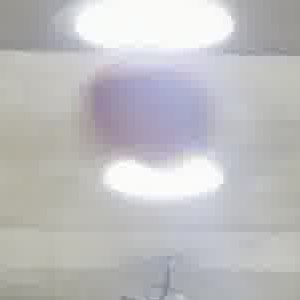
#> input picture src/images/basketball_crop.jpg, 300 x 300 px
$ python 20261017-assignment.py
#> lines starting #> are read from the running program, lines starting #| are printed output that depends on the picture; after the words box and inside, x2 and y2 are one past the last pixel; in counts of white or black regions, pixels touching at a corner belong together
"""H. 농구공 마스크의 형태학적 연산, 외곽선 검출 및 선택."""

import argparse
from pathlib import Path

import cv2
import numpy as np


SCRIPT_DIR = Path(__file__).resolve().parent


def detect_ball(image):
    """LAB 마스크를 정리하고 면적이 가장 큰 외곽선을 선택한다."""
    # 노트북에서 앞서 만든 mask_enhanced를 독립적으로 재현한다.
    lab = cv2.cvtColor(image, cv2.COLOR_BGR2LAB)
    lightness, a, b = cv2.split(lab)
    clahe = cv2.createCLAHE(clipLimit=3.0, tileGridSize=(8, 8))
    enhanced_lab = cv2.merge([clahe.apply(lightness), a, b])
    enhanced = cv2.cvtColor(enhanced_lab, cv2.COLOR_LAB2BGR)
    mask = cv2.inRange(
        enhanced_lab,
        np.array([70, 130, 70], dtype=np.uint8),
        np.array([180, 230, 185], dtype=np.uint8),
    )

    # 작은 전경 노이즈 제거 → 공 내부의 작은 틈 연결.
    kernel = cv2.getStructuringElement(cv2.MORPH_ELLIPSE, (5, 5))
    opened = cv2.morphologyEx(mask, cv2.MORPH_OPEN, kernel, iterations=1)
    closed = cv2.morphologyEx(opened, cv2.MORPH_CLOSE, kernel, iterations=3)

    contours, _ = cv2.findContours(
        closed, cv2.RETR_EXTERNAL, cv2.CHAIN_APPROX_SIMPLE
    )
    # 면적이 0인 점/선은 선택 후보에서 제외한다.
    candidates = [contour for contour in contours if cv2.contourArea(contour) > 0]
    largest = max(candidates, key=cv2.contourArea) if candidates else None

    selected_mask = np.zeros_like(closed)
    if largest is not None:
        cv2.drawContours(selected_mask, [largest], -1, 255, cv2.FILLED)

    all_contours = enhanced.copy()
    cv2.drawContours(all_contours, contours, -1, (0, 255, 0), 2)
    result = cv2.bitwise_and(enhanced, enhanced, mask=selected_mask)
    if largest is not None:
        # OpenCV는 BGR 순서이므로 빨간색은 (0, 0, 255).
        cv2.drawContours(result, [largest], -1, (0, 0, 255), 2)

    stages = {
        "01_binary_mask": mask,
        "02_opening": opened,
        "03_closing": closed,
        "04_all_contours": all_contours,
        "05_selected_mask": selected_mask,
        "06_ball_result": result,
    }
    return stages, len(contours), largest


def make_comparison(stages):
    """처리 순서대로 2행 3열 비교 이미지를 만든다."""
    tiles = []
    for name, stage in stages.items():
        tile = cv2.cvtColor(stage, cv2.COLOR_GRAY2BGR) if stage.ndim == 2 else stage
        tile = cv2.copyMakeBorder(tile, 30, 0, 0, 0, cv2.BORDER_CONSTANT)
        cv2.putText(
            tile, name, (8, 21), cv2.FONT_HERSHEY_SIMPLEX,
            0.5, (255, 255, 255), 1, cv2.LINE_AA,
        )
        tiles.append(tile)
    return np.vstack([np.hstack(tiles[:3]), np.hstack(tiles[3:])])


def main():
    parser = argparse.ArgumentParser(description=__doc__)
    parser.add_argument(
        "--image", type=Path,
        default=SCRIPT_DIR.parent / "src/images/basketball_crop.jpg",
        help="입력 이미지 경로 (기본값: 저장소의 basketball_crop.jpg)",
    )
    parser.add_argument(
        "--output-dir", type=Path, default=SCRIPT_DIR / "outputs",
        help="결과 PNG 저장 폴더",
    )
    parser.add_argument("--show", action="store_true", help="비교 이미지를 창으로 표시")
    args = parser.parse_args()

    if not args.image.is_file():
        parser.error(f"입력 이미지가 없습니다: {args.image}")
    image = cv2.imread(str(args.image))
#> image is the input picture: shape (300, 300, 3); mean B, G, R 191.8, 190.1, 190.6
    if image is None:
        parser.error(f"이미지를 읽을 수 없습니다: {args.image}")

    stages, count, largest = detect_ball(image)
#> in detect_ball, `lab = cv2.cvtColor(image, cv2.COLOR_BGR2LAB)`: lab: shape (300, 300, 3); mean of channels 0, 1, 2 196.5, 128.6, 127.2
#> in detect_ball, `lightness, a, b = cv2.split(lab)`:
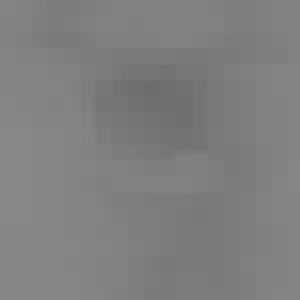
#> b: shape (300, 300); min 109, max 136, mean 127.2
#> in detect_ball, `enhanced_lab = cv2.merge([clahe.apply(lightness), a, b])`: enhanced_lab: shape (300, 300, 3); mean of channels 0, 1, 2 182.8, 128.6, 127.2
#> in detect_ball, `mask = cv2.inRange( enhanced_lab, np.array([70, 130, 70], dtype=np.uin..`:
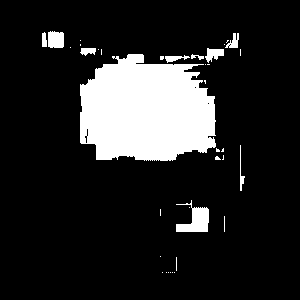
#> mask: shape (300, 300); 14.7% white; 37 white regions (27 under 20 px), largest, box (x1, y1, x2, y2) and area: (80, 54, 216, 161) 11671, (176, 200, 209, 232) 560, (48, 31, 64, 48) 253
#> in detect_ball, `opened = cv2.morphologyEx(mask, cv2.MORPH_OPEN, kernel, iterations=1)`: opened: shape (300, 300); 14.1% white; 8 white regions, largest, box (x1, y1, x2, y2) and area: (80, 54, 216, 161) 11540, (176, 207, 209, 232) 526, (48, 31, 64, 48) 251
#> in detect_ball, `closed = cv2.morphologyEx(opened, cv2.MORPH_CLOSE, kernel, iterations=3)`:
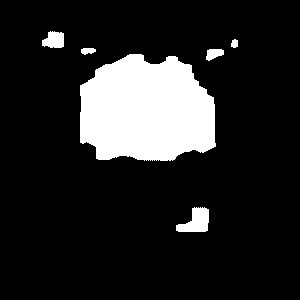
#> closed: shape (300, 300); 14.4% white; 6 white regions
#> in detect_ball, `contours, _ = cv2.findContours( closed, cv2.RETR_EXTERNAL, cv2.CHAIN_A..`: contours = 6 contours; box (x1, y1, x2, y2) and area: (80, 54, 216, 161) 11609, (176, 207, 209, 232) 486, (42, 31, 64, 48) 260, (206, 49, 224, 61) 127, (81, 48, 96, 55) 62, (231, 39, 238, 48) 38
#> in detect_ball, `candidates = [contour for contour in contours if cv2.contourArea(conto..`: candidates has the same summary as contours
#> in detect_ball, `largest = max(candidates, key=cv2.contourArea) if candidates else None`: largest = contour of 212 points, box (x1, y1, x2, y2) (80, 54, 216, 161), area 11609
#> in detect_ball, `cv2.drawContours(selected_mask, [largest], -1, 255, cv2.FILLED)`: selected_mask: shape (300, 300); 13.1% white; 1 white region, box (x1, y1, x2, y2) and area: (80, 54, 216, 161) 11822
#> in detect_ball, `cv2.drawContours(all_contours, contours, -1, (0, 255, 0), 2)`:
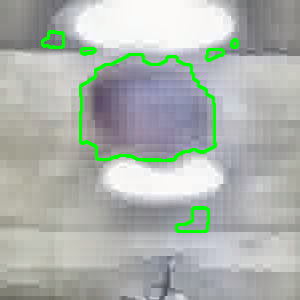
#> all_contours: shape (300, 300, 3); mean B, G, R 173.1, 178.4, 172.2
#> in detect_ball, `cv2.drawContours(result, [largest], -1, (0, 0, 255), 2)`:
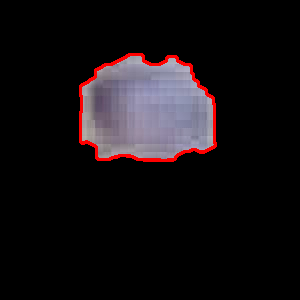
#> result: shape (300, 300, 3); mean B, G, R 19.1, 16.5, 21.3
#> stages = 6 items; count = 6
    comparison = make_comparison(stages)
#> the loop in make_comparison, `for name, stage in stages.items():` made 6 passes
#> name on passes 1 to 6: '01_binary_mask', '02_opening', '03_closing', '04_all_contours', '05_selected_mask', '06_ball_result'
#> after the loop in make_comparison, `for name, stage in stages.items():`:
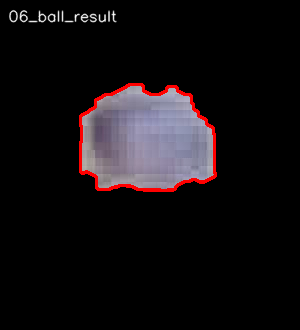
#> tile: shape (330, 300, 3); mean B, G, R 18.2, 15.8, 20.2
#> after the loop in make_comparison, `for name, stage in stages.items():`: tiles = 6 items
#> in make_comparison, `return np.vstack([np.hstack(tiles[:3]), np.hstack(tiles[3:])])`:
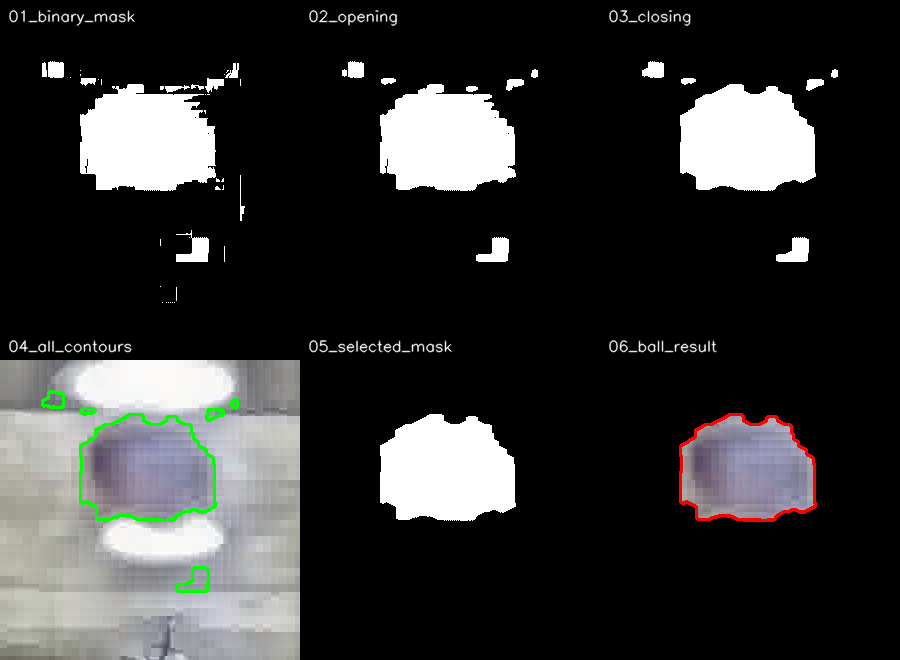
#> returned value: shape (660, 900, 3); mean of channels 0, 1, 2 51.7, 52.1, 51.9; drawn as B, G, R
    args.output_dir.mkdir(parents=True, exist_ok=True)
    for name, output in {**stages, "07_comparison": comparison}.items():
        path = args.output_dir / f"{name}.png"
        if not cv2.imwrite(str(path), output):
            raise OSError(f"이미지 저장 실패: {path}")
#> this loop made 7 passes

    print(f"검출한 외곽선: {count}개")
#| 검출한 외곽선: 6개
    if largest is None:
        print("선택 가능한 외곽선이 없습니다. 빈 마스크와 결과를 저장했습니다.")
    else:
        print(f"선택 기준: 최대 면적 / 선택 면적: {cv2.contourArea(largest):.1f} px²")
#| 선택 기준: 최대 면적 / 선택 면적: 11609.0 px²
    print(f"결과 저장 위치: {args.output_dir.resolve()}")

    if args.show:
        try:
            cv2.imshow("Basketball Contour Detection", comparison)
            cv2.waitKey(0)
        finally:
            cv2.destroyAllWindows()


if __name__ == "__main__":
    main()

$ run again, with src/images/basketball.jpg copied over src/images/basketball_crop.jpg
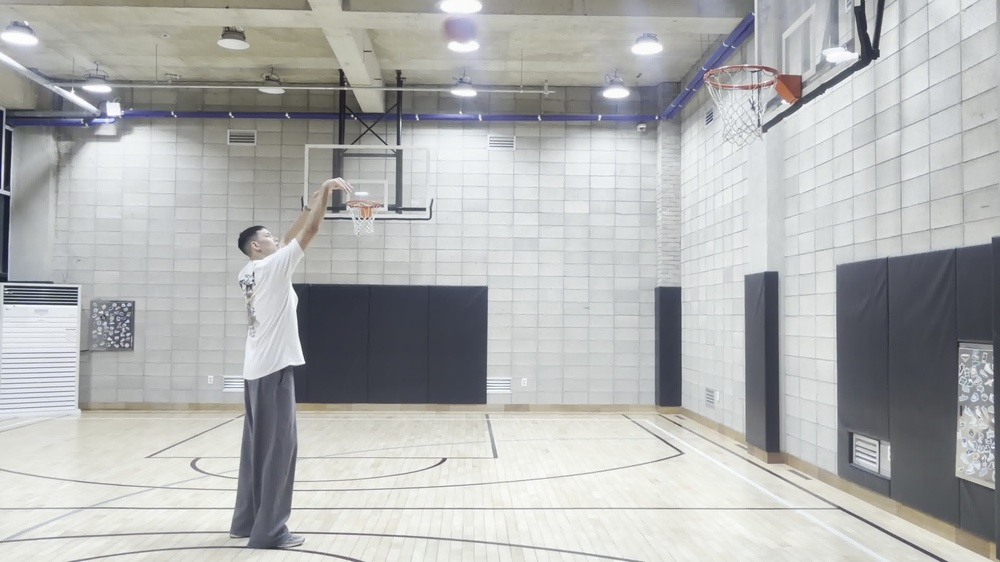
#> input picture src/images/basketball.jpg, 1000 x 562 px, shrunk from 3840 x 2160 before the run
#> in main, image is the input picture: shape (562, 1000, 3); mean B, G, R 177.9, 178.6, 177.1
#> lab: shape (562, 1000, 3); mean of channels 0, 1, 2 183.7, 127.5, 128
#> enhanced_lab: shape (562, 1000, 3); mean of channels 0, 1, 2 159.3, 127.5, 128
#> mask: shape (562, 1000); 3% white; 525 white regions (460 under 20 px), largest, box (x1, y1, x2, y2) and area: (260, 368, 296, 506) 2306, (838, 259, 886, 316) 1384, (888, 260, 950, 326) 1088
#> opened: shape (562, 1000); 1.6% white; 61 white regions (9 under 20 px), largest, box (x1, y1, x2, y2) and area: (266, 375, 296, 472) 1516, (840, 260, 886, 316) 1022, (896, 263, 934, 292) 758
#> closed: shape (562, 1000); 2% white; 28 white regions (2 under 20 px)
#> contours = 28 contours, 3 with area under 20; largest, box (x1, y1, x2, y2) and area: (248, 375, 296, 489) 2708, (840, 260, 949, 348) 2444, (450, 82, 496, 125) 574, (594, 80, 640, 125) 541, (444, 18, 477, 42) 522
#> candidates has the same summary as contours
#> in detect_ball, `largest = max(candidates, key=cv2.contourArea) if candidates else None`: largest = contour of 152 points, box (x1, y1, x2, y2) (248, 375, 296, 489), area 2708
#> selected_mask: shape (562, 1000); 0.51% white; 1 white region, box (x1, y1, x2, y2) and area: (248, 375, 296, 489) 2864
#> all_contours: shape (562, 1000, 3); mean B, G, R 151.8, 156.4, 151.1
#> in detect_ball, `cv2.drawContours(result, [largest], -1, (0, 0, 255), 2)`:
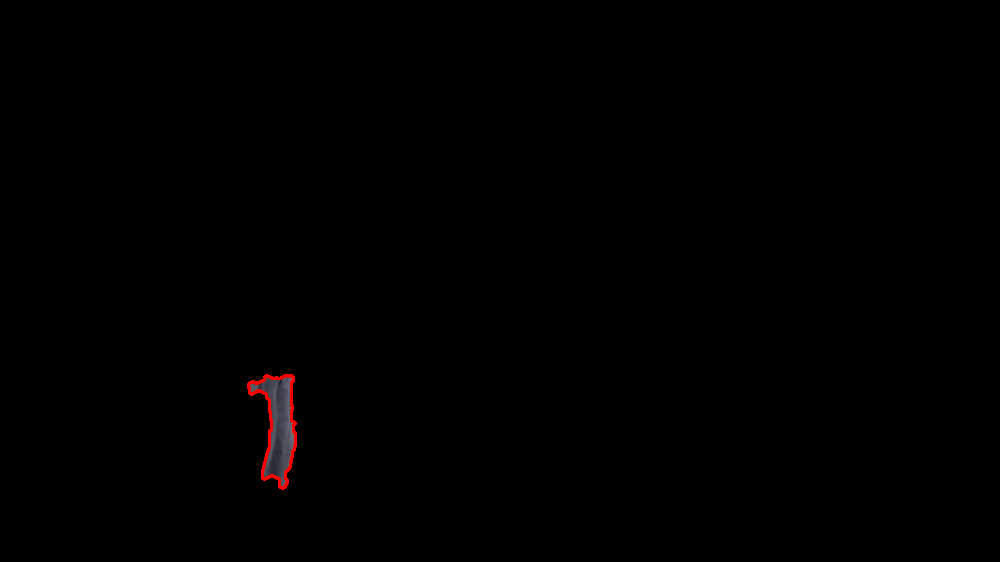
#> result: shape (562, 1000, 3); mean B, G, R 0.3, 0.3, 0.8
#> in main, `stages, count, largest = detect_ball(image)`: stages = 6 items; count = 28
#> the loop in make_comparison, `for name, stage in stages.items():` made 6 passes
#> name on passes 1 to 6: '01_binary_mask', '02_opening', '03_closing', '04_all_contours', '05_selected_mask', '06_ball_result'
#> after the loop in make_comparison, `for name, stage in stages.items():`: tiles = 6 items
#> in make_comparison, `return np.vstack([np.hstack(tiles[:3]), np.hstack(tiles[3:])])`:
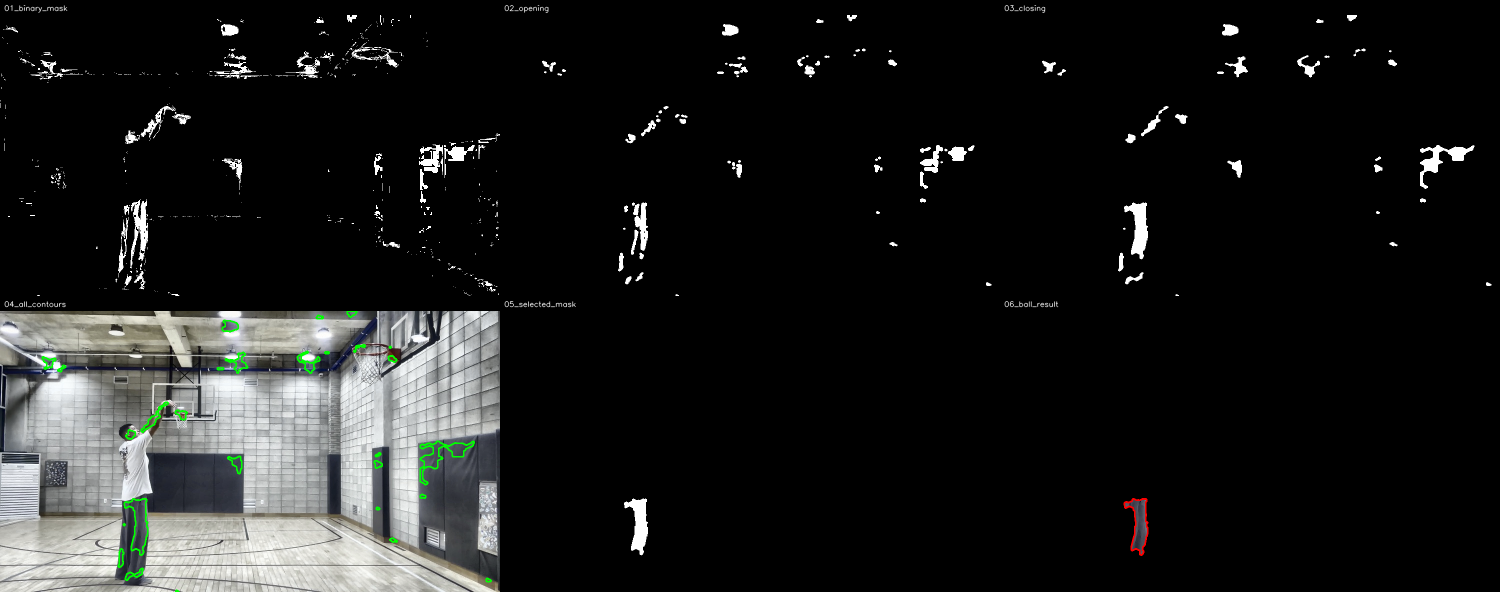
#> returned value: shape (1184, 3000, 3) (shown at 1/2 size); mean of channels 0, 1, 2 27.1, 27.8, 27.1; drawn as B, G, R
#> the loop in main, `for name, output in {**stages, "07_comparison": comparison}.items():` made 7 passes
#| 검출한 외곽선: 28개
#| 선택 기준: 최대 면적 / 선택 면적: 2708.5 px²
